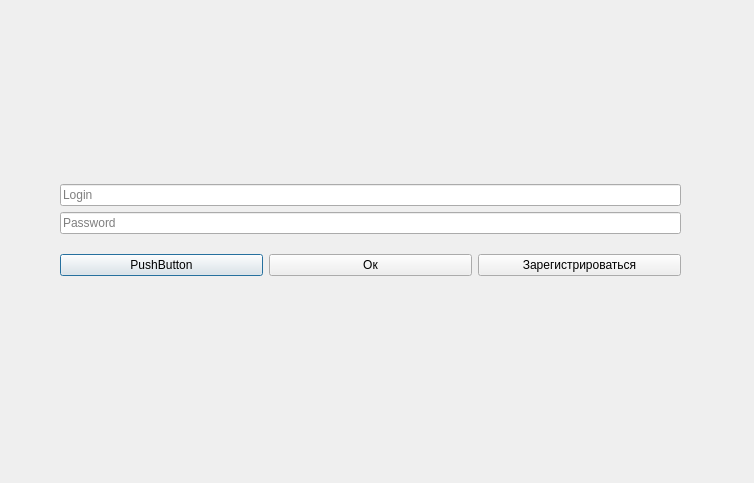
<?xml version="1.0" encoding="UTF-8"?>
<ui version="4.0">
 <class>Authorize</class>
 <widget class="QDialog" name="Authorize">
  <property name="geometry">
   <rect>
    <x>0</x>
    <y>0</y>
    <width>754</width>
    <height>483</height>
   </rect>
  </property>
  <property name="windowTitle">
   <string>Dialog</string>
  </property>
  <widget class="QWidget" name="verticalLayoutWidget_2">
   <property name="geometry">
    <rect>
     <x>60</x>
     <y>170</y>
     <width>621</width>
     <height>121</height>
    </rect>
   </property>
   <layout class="QVBoxLayout" name="verticalLayout_2">
    <item>
     <layout class="QVBoxLayout" name="verticalLayout">
      <item>
       <widget class="QLineEdit" name="lineEdit_Login">
        <property name="inputMask">
         <string/>
        </property>
        <property name="placeholderText">
         <string>Login</string>
        </property>
       </widget>
      </item>
      <item>
       <widget class="QLineEdit" name="lineEdit_Password">
        <property name="placeholderText">
         <string>Password</string>
        </property>
       </widget>
      </item>
     </layout>
    </item>
    <item>
     <layout class="QHBoxLayout" name="horizontalLayout">
      <item>
       <widget class="QPushButton" name="pushButton">
        <property name="text">
         <string>PushButton</string>
        </property>
       </widget>
      </item>
      <item>
       <widget class="QPushButton" name="pushButton_Auth">
        <property name="text">
         <string>Ок</string>
        </property>
       </widget>
      </item>
      <item>
       <widget class="QPushButton" name="pushButton_Reg">
        <property name="text">
         <string>Зарегистрироваться</string>
        </property>
       </widget>
      </item>
     </layout>
    </item>
   </layout>
  </widget>
 </widget>
 <resources/>
 <connections/>
</ui>
